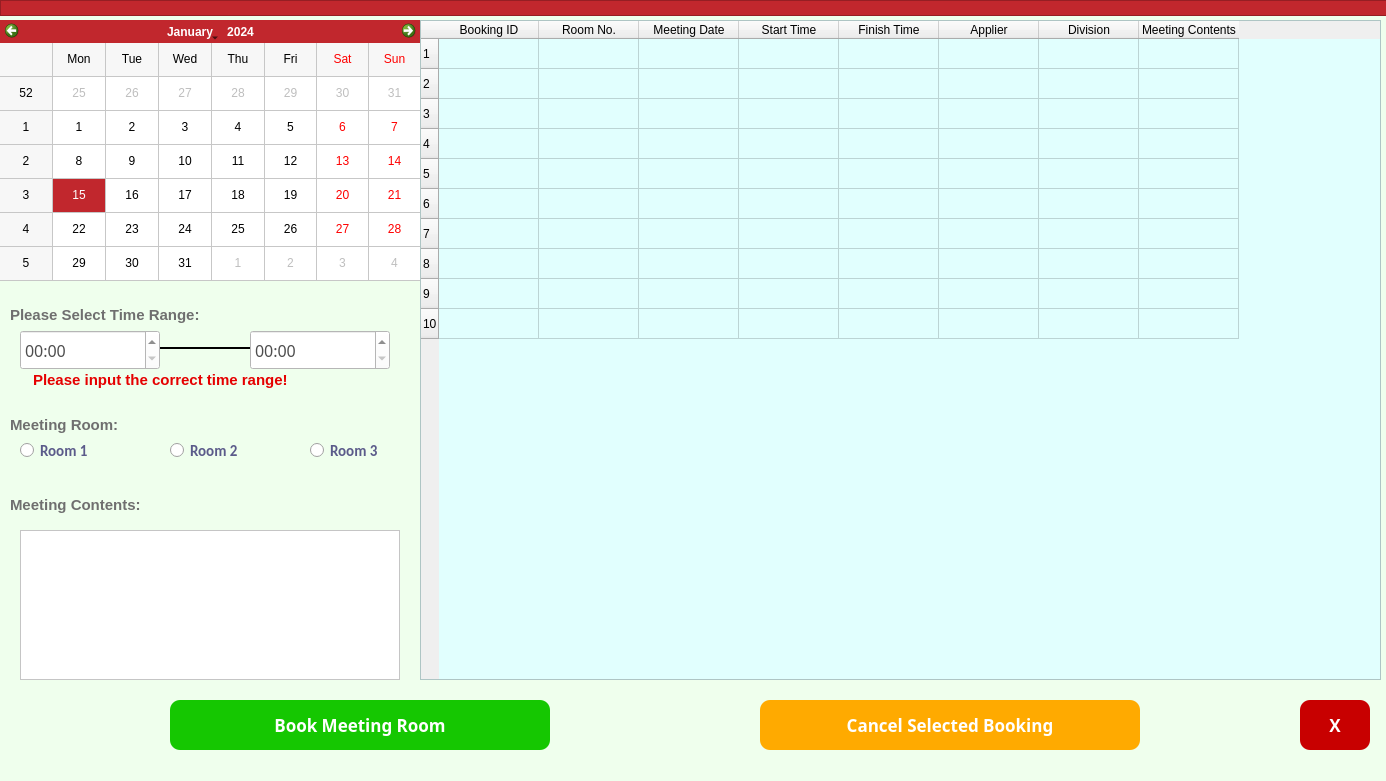
<?xml version="1.0" encoding="UTF-8"?>
<ui version="4.0">
 <class>BookMeetingRoom</class>
 <widget class="QMainWindow" name="BookMeetingRoom">
  <property name="geometry">
   <rect>
    <x>0</x>
    <y>0</y>
    <width>1386</width>
    <height>781</height>
   </rect>
  </property>
  <property name="minimumSize">
   <size>
    <width>1386</width>
    <height>781</height>
   </size>
  </property>
  <property name="maximumSize">
   <size>
    <width>1386</width>
    <height>781</height>
   </size>
  </property>
  <property name="windowTitle">
   <string>Book Meeting Room</string>
  </property>
  <property name="styleSheet">
   <string notr="true">QMainWindow
{
	background-color: rgb(239, 255, 237);
}</string>
  </property>
  <widget class="QWidget" name="centralwidget">
   <widget class="QCalendarWidget" name="calendarWidget">
    <property name="geometry">
     <rect>
      <x>0</x>
      <y>20</y>
      <width>421</width>
      <height>261</height>
     </rect>
    </property>
    <property name="font">
     <font>
      <pointsize>9</pointsize>
      <weight>50</weight>
      <italic>false</italic>
      <bold>false</bold>
     </font>
    </property>
    <property name="styleSheet">
     <string notr="true">QCalendarWidget QTableView {
    selection-background-color: #C1272D;
}

#qt_calendar_navigationbar {
    background-color: #C1272D;
	font-weight: bold;
    color: white;
}</string>
    </property>
    <property name="gridVisible">
     <bool>true</bool>
    </property>
   </widget>
   <widget class="QLabel" name="label_24">
    <property name="geometry">
     <rect>
      <x>10</x>
      <y>290</y>
      <width>290</width>
      <height>50</height>
     </rect>
    </property>
    <property name="font">
     <font>
      <family>Microsoft JhengHei UI</family>
      <pointsize>11</pointsize>
      <weight>75</weight>
      <bold>true</bold>
     </font>
    </property>
    <property name="styleSheet">
     <string notr="true">QLabel
{
	font-size:11pt;
	color:rgb(111,111,111);
}</string>
    </property>
    <property name="text">
     <string>Please Select Time Range:</string>
    </property>
   </widget>
   <widget class="QTableWidget" name="tableWidget">
    <property name="geometry">
     <rect>
      <x>420</x>
      <y>20</y>
      <width>961</width>
      <height>660</height>
     </rect>
    </property>
    <property name="styleSheet">
     <string notr="true">QTableWidget
{
	background-color: rgb(225, 255, 254);
}

QTableWidget::item:selected {
    background-color: #C1272D;
}
</string>
    </property>
    <property name="frameShape">
     <enum>QFrame::StyledPanel</enum>
    </property>
    <property name="frameShadow">
     <enum>QFrame::Plain</enum>
    </property>
    <property name="lineWidth">
     <number>2</number>
    </property>
    <property name="sizeAdjustPolicy">
     <enum>QAbstractScrollArea::AdjustToContentsOnFirstShow</enum>
    </property>
    <property name="selectionBehavior">
     <enum>QAbstractItemView::SelectRows</enum>
    </property>
    <property name="showGrid">
     <bool>true</bool>
    </property>
    <property name="gridStyle">
     <enum>Qt::SolidLine</enum>
    </property>
    <property name="sortingEnabled">
     <bool>false</bool>
    </property>
    <property name="wordWrap">
     <bool>false</bool>
    </property>
    <property name="rowCount">
     <number>10</number>
    </property>
    <property name="columnCount">
     <number>8</number>
    </property>
    <attribute name="horizontalHeaderCascadingSectionResizes">
     <bool>true</bool>
    </attribute>
    <attribute name="verticalHeaderShowSortIndicator" stdset="0">
     <bool>false</bool>
    </attribute>
    <attribute name="verticalHeaderStretchLastSection">
     <bool>false</bool>
    </attribute>
    <row/>
    <row/>
    <row/>
    <row/>
    <row/>
    <row/>
    <row/>
    <row/>
    <row/>
    <row/>
    <column>
     <property name="text">
      <string>Booking ID</string>
     </property>
     <property name="background">
      <color>
       <red>36</red>
       <green>236</green>
       <blue>239</blue>
      </color>
     </property>
    </column>
    <column>
     <property name="text">
      <string>Room No.</string>
     </property>
    </column>
    <column>
     <property name="text">
      <string>Meeting Date</string>
     </property>
    </column>
    <column>
     <property name="text">
      <string>Start Time</string>
     </property>
    </column>
    <column>
     <property name="text">
      <string>Finish Time</string>
     </property>
    </column>
    <column>
     <property name="text">
      <string>Applier</string>
     </property>
    </column>
    <column>
     <property name="text">
      <string>Division</string>
     </property>
    </column>
    <column>
     <property name="text">
      <string>Meeting Contents</string>
     </property>
    </column>
    <item row="0" column="0">
     <property name="text">
      <string/>
     </property>
    </item>
    <item row="0" column="2">
     <property name="text">
      <string/>
     </property>
    </item>
   </widget>
   <widget class="QFrame" name="frame">
    <property name="geometry">
     <rect>
      <x>0</x>
      <y>0</y>
      <width>1390</width>
      <height>16</height>
     </rect>
    </property>
    <property name="styleSheet">
     <string notr="true">QFrame
{
	background-color:#C1272D;

}</string>
    </property>
    <property name="frameShape">
     <enum>QFrame::StyledPanel</enum>
    </property>
    <property name="frameShadow">
     <enum>QFrame::Raised</enum>
    </property>
   </widget>
   <widget class="QTimeEdit" name="timeEdit">
    <property name="geometry">
     <rect>
      <x>20</x>
      <y>330</y>
      <width>140</width>
      <height>40</height>
     </rect>
    </property>
    <property name="styleSheet">
     <string notr="true">QTimeEdit
{
    /*字体为微软雅黑*/
    font-family:Microsoft Yahei;
    /*字体大小为20点*/
	color:rgb(77,77,77);
   font-size:12pt;
	background-color:rgb(255, 255, 255);
}
QTimeEdit:hover
{
    /*背景颜色*/  
   background-color:rgb(229, 242, 255);
}

QTimeEdit:focus
{
    /*背景颜色*/  
   background-color:rgb(229, 242, 255);
}</string>
    </property>
    <property name="accelerated">
     <bool>true</bool>
    </property>
    <property name="correctionMode">
     <enum>QAbstractSpinBox::CorrectToPreviousValue</enum>
    </property>
    <property name="showGroupSeparator" stdset="0">
     <bool>true</bool>
    </property>
    <property name="minimumDateTime">
     <datetime>
      <hour>0</hour>
      <minute>0</minute>
      <second>0</second>
      <year>2000</year>
      <month>1</month>
      <day>3</day>
     </datetime>
    </property>
    <property name="displayFormat">
     <string notr="true">hh:mm</string>
    </property>
    <property name="calendarPopup">
     <bool>true</bool>
    </property>
   </widget>
   <widget class="QTimeEdit" name="timeEdit_2">
    <property name="geometry">
     <rect>
      <x>250</x>
      <y>330</y>
      <width>140</width>
      <height>40</height>
     </rect>
    </property>
    <property name="styleSheet">
     <string notr="true">QTimeEdit
{
    /*字体为微软雅黑*/
    font-family:Microsoft Yahei;
    /*字体大小为20点*/
	color:rgb(77,77,77);
   font-size:12pt;
	background-color:rgb(255, 255, 255);
}
QTimeEdit:hover
{
    /*背景颜色*/  
   background-color:rgb(229, 242, 255);
}

QTimeEdit:focus
{
    /*背景颜色*/  
   background-color:rgb(229, 242, 255);
}</string>
    </property>
    <property name="accelerated">
     <bool>true</bool>
    </property>
    <property name="correctionMode">
     <enum>QAbstractSpinBox::CorrectToPreviousValue</enum>
    </property>
    <property name="showGroupSeparator" stdset="0">
     <bool>true</bool>
    </property>
    <property name="minimumDateTime">
     <datetime>
      <hour>0</hour>
      <minute>0</minute>
      <second>0</second>
      <year>2000</year>
      <month>1</month>
      <day>3</day>
     </datetime>
    </property>
    <property name="displayFormat">
     <string notr="true">hh:mm</string>
    </property>
    <property name="calendarPopup">
     <bool>true</bool>
    </property>
   </widget>
   <widget class="Line" name="line_10">
    <property name="geometry">
     <rect>
      <x>160</x>
      <y>340</y>
      <width>90</width>
      <height>16</height>
     </rect>
    </property>
    <property name="styleSheet">
     <string notr="true">Line
{
    color:rgb(0, 0, 255);
}</string>
    </property>
    <property name="frameShadow">
     <enum>QFrame::Plain</enum>
    </property>
    <property name="lineWidth">
     <number>2</number>
    </property>
    <property name="orientation">
     <enum>Qt::Horizontal</enum>
    </property>
   </widget>
   <widget class="QPushButton" name="pushButton_3">
    <property name="geometry">
     <rect>
      <x>170</x>
      <y>700</y>
      <width>380</width>
      <height>50</height>
     </rect>
    </property>
    <property name="font">
     <font>
      <family>Microsoft Yahei</family>
      <pointsize>13</pointsize>
      <weight>75</weight>
      <bold>true</bold>
     </font>
    </property>
    <property name="styleSheet">
     <string notr="true">QPushButton

{
    /*字体为微软雅黑*/
    font-family:Microsoft Yahei;
    /*字体大小为20点*/
    font-size:13pt;
    /*字体颜色为白色*/    
    color:white;
    /*背景颜色*/  
    background-color:rgb(21, 199, 1);
    /*边框圆角半径为8像素*/ 
    border-radius:10px;

}

/*按钮停留态*/
QPushButton:hover
{
    /*背景颜色*/  
    background-color:rgb(21, 175, 0);
    padding-left:-3px;
    /*上内边距为3像素，让按下时字向下移动3像素*/  
    padding-top:-3px;

}

/*按钮按下态*/
QPushButton:pressed
{
    /*背景颜色*/  
    background-color:rgb(0, 113, 0);
    /*左内边距为3像素，让按下时字向右移动3像素*/  
    padding-left:3px;
    /*上内边距为3像素，让按下时字向下移动3像素*/  
    padding-top:3px;
}</string>
    </property>
    <property name="text">
     <string>Book Meeting Room</string>
    </property>
   </widget>
   <widget class="QPushButton" name="pushButton_4">
    <property name="geometry">
     <rect>
      <x>760</x>
      <y>700</y>
      <width>380</width>
      <height>50</height>
     </rect>
    </property>
    <property name="font">
     <font>
      <family>Microsoft Yahei</family>
      <pointsize>13</pointsize>
      <weight>75</weight>
      <bold>true</bold>
     </font>
    </property>
    <property name="styleSheet">
     <string notr="true">QPushButton
{
    /*字体为微软雅黑*/
    font-family:Microsoft Yahei;
    /*字体大小为20点*/
    font-size:13pt;
    /*字体颜色为白色*/    
    color:white;
    /*背景颜色*/  
    background-color:rgb(255, 170, 0);
    /*边框圆角半径为8像素*/ 
    border-radius:10px;
}

/*按钮停留态*/
QPushButton:hover
{
    /*背景颜色*/  
    background-color:rgb(230, 153, 0);
    padding-left:-3px;
    /*上内边距为3像素，让按下时字向下移动3像素*/  
    padding-top:-3px;

}

/*按钮按下态*/
QPushButton:pressed
{
    /*背景颜色*/  
    background-color:rgb(197, 128, 0);
    /*左内边距为3像素，让按下时字向右移动3像素*/  
    padding-left:3px;
    /*上内边距为3像素，让按下时字向下移动3像素*/  
    padding-top:3px;
}</string>
    </property>
    <property name="text">
     <string>Cancel Selected Booking</string>
    </property>
   </widget>
   <widget class="QLabel" name="label_25">
    <property name="geometry">
     <rect>
      <x>10</x>
      <y>490</y>
      <width>201</width>
      <height>30</height>
     </rect>
    </property>
    <property name="font">
     <font>
      <family>Microsoft JhengHei UI</family>
      <pointsize>11</pointsize>
      <weight>75</weight>
      <bold>true</bold>
     </font>
    </property>
    <property name="styleSheet">
     <string notr="true">QLabel
{
	font-size:11pt;
	color:rgb(111,111,111);
}</string>
    </property>
    <property name="text">
     <string>Meeting Contents:</string>
    </property>
   </widget>
   <widget class="QTextEdit" name="textEdit">
    <property name="geometry">
     <rect>
      <x>20</x>
      <y>530</y>
      <width>380</width>
      <height>150</height>
     </rect>
    </property>
    <property name="styleSheet">
     <string notr="true">QTextEdit
{
    /*字体为微软雅黑*/
    font-family:Microsoft Yahei;
    /*字体大小为20点*/
	color:rgb(74, 74, 74);
   font-size:12pt;
	background-color:rgb(255, 255, 255);
}

QTextEdit:hover
{
    /*背景颜色*/  
   background-color:rgb(229, 242, 255);
}

QTextEdit:focus
{
    /*背景颜色*/  
   background-color:rgb(229, 242, 255);
}</string>
    </property>
   </widget>
   <widget class="QLabel" name="label_31">
    <property name="geometry">
     <rect>
      <x>33</x>
      <y>360</y>
      <width>350</width>
      <height>40</height>
     </rect>
    </property>
    <property name="font">
     <font>
      <family>Microsoft JhengHei UI</family>
      <pointsize>11</pointsize>
      <weight>75</weight>
      <bold>true</bold>
     </font>
    </property>
    <property name="styleSheet">
     <string notr="true">QLabel
{
	font-size:11pt;
	color:rgb(229, 0, 0)
}</string>
    </property>
    <property name="text">
     <string>Please input the correct time range!</string>
    </property>
   </widget>
   <widget class="QPushButton" name="pushButton_5">
    <property name="geometry">
     <rect>
      <x>1300</x>
      <y>700</y>
      <width>70</width>
      <height>50</height>
     </rect>
    </property>
    <property name="font">
     <font>
      <family>Microsoft Yahei</family>
      <pointsize>13</pointsize>
      <weight>75</weight>
      <bold>true</bold>
     </font>
    </property>
    <property name="styleSheet">
     <string notr="true">QPushButton
{
    /*字体为微软雅黑*/
    font-family:Microsoft Yahei;
    /*字体大小为20点*/
    font-size:13pt;
    /*字体颜色为白色*/    
    color:white;
    /*背景颜色*/  
    background-color:rgb(200, 0, 0);
    /*边框圆角半径为8像素*/ 
    border-radius:10px;
}

/*按钮停留态*/
QPushButton:hover
{
    /*背景颜色*/  
    background-color:rgb(176, 0, 0);
    padding-left:-3px;
    /*上内边距为3像素，让按下时字向下移动3像素*/  
    padding-top:-3px;
	 font-size:15pt;
}

/*按钮按下态*/
QPushButton:pressed
{
    /*背景颜色*/  
    background-color:rgb(147, 0, 0);
    /*左内边距为3像素，让按下时字向右移动3像素*/  
    padding-left:3px;
    /*上内边距为3像素，让按下时字向下移动3像素*/  
    padding-top:3px;
    font-size:13pt;
}</string>
    </property>
    <property name="text">
     <string>X</string>
    </property>
   </widget>
   <widget class="QLabel" name="label_26">
    <property name="geometry">
     <rect>
      <x>10</x>
      <y>410</y>
      <width>201</width>
      <height>30</height>
     </rect>
    </property>
    <property name="font">
     <font>
      <family>Microsoft JhengHei UI</family>
      <pointsize>11</pointsize>
      <weight>75</weight>
      <bold>true</bold>
     </font>
    </property>
    <property name="styleSheet">
     <string notr="true">QLabel
{
	font-size:11pt;
	color:rgb(111,111,111);
}</string>
    </property>
    <property name="text">
     <string>Meeting Room:</string>
    </property>
   </widget>
   <widget class="QRadioButton" name="radioButton">
    <property name="geometry">
     <rect>
      <x>20</x>
      <y>440</y>
      <width>191</width>
      <height>21</height>
     </rect>
    </property>
    <property name="styleSheet">
     <string notr="true">QRadioButton{

      color:rgb(91, 91, 138);
	  font-family:Calibri;
      font-size:11pt;
	  font-weight: bold;

}</string>
    </property>
    <property name="text">
     <string>Room 1</string>
    </property>
   </widget>
   <widget class="QRadioButton" name="radioButton_2">
    <property name="geometry">
     <rect>
      <x>170</x>
      <y>440</y>
      <width>161</width>
      <height>21</height>
     </rect>
    </property>
    <property name="styleSheet">
     <string notr="true">QRadioButton{

      color:rgb(91, 91, 138);
	  font-family:Calibri;
      font-size:11pt;
	  font-weight: bold;

}</string>
    </property>
    <property name="text">
     <string>Room 2</string>
    </property>
   </widget>
   <widget class="QRadioButton" name="radioButton_3">
    <property name="geometry">
     <rect>
      <x>310</x>
      <y>440</y>
      <width>101</width>
      <height>21</height>
     </rect>
    </property>
    <property name="styleSheet">
     <string notr="true">QRadioButton{

      color:rgb(91, 91, 138);
	  font-family:Calibri;
      font-size:11pt;
	  font-weight: bold;

}</string>
    </property>
    <property name="text">
     <string>Room 3</string>
    </property>
   </widget>
  </widget>
 </widget>
 <resources/>
 <connections/>
</ui>
